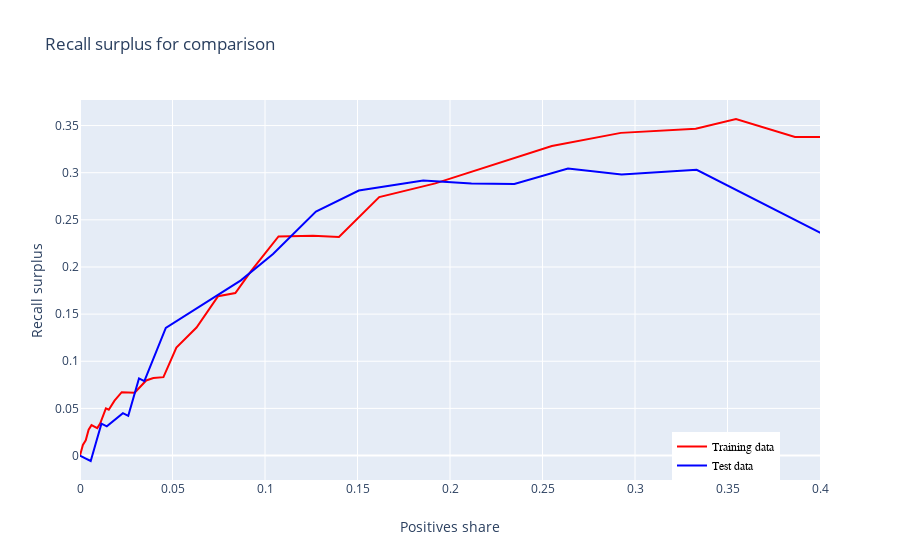

Notebook code for this chart:
### Code cell
gru_pred_train,gru_pred_test,gru_pr_train,gru_pr_test= model_comparison_outputs_DNN(X_train,y_train, X_test, y_test, Deep_GRU)

plot_recall_surplus_train_test(gru_pr_train,gru_pr_test)
